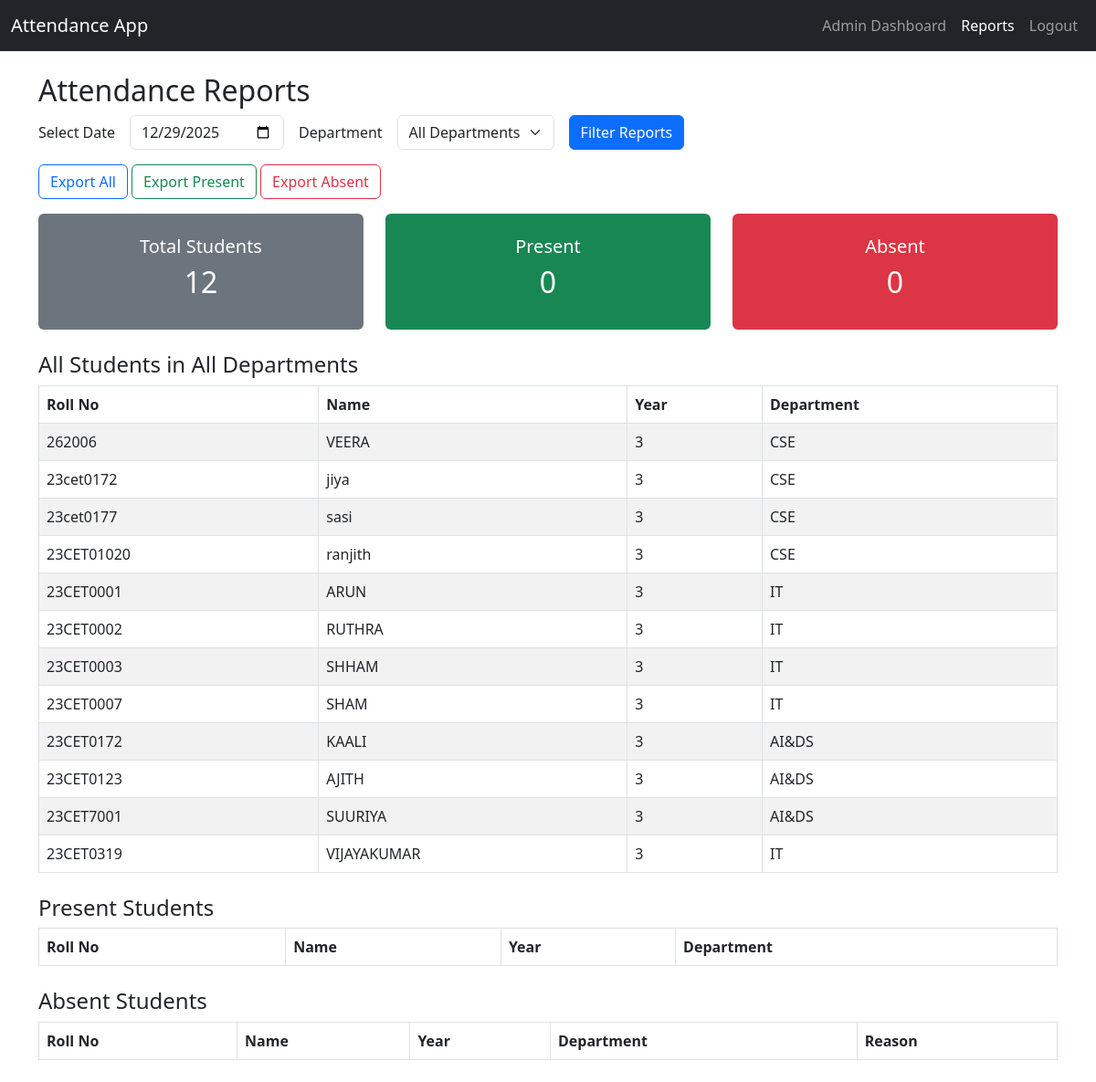
The app's page /report_page (signed in) with its own data.
### tables this page shows
CREATE TABLE students (
            id INTEGER PRIMARY KEY AUTOINCREMENT,
            name TEXT NOT NULL,
            roll_no TEXT UNIQUE NOT NULL,
            year INTEGER NOT NULL,
            department TEXT NOT NULL
        );

### app.py (the view)
@app.route("/report_page", methods=["GET"])
@login_required(role="admin")
def report_page():
    selected_date = request.args.get("date", date.today().isoformat())
    selected_dept = request.args.get("department", None)
    conn = get_db()
    cur = conn.cursor()
    cur.execute("SELECT DISTINCT department FROM students")
    all_departments = [row['department'] for row in cur.fetchall()]
    params = []
    dept_filter = ""
    if selected_dept and selected_dept != "":
        dept_filter = "AND s.department = ?"
        params.append(selected_dept)
    cur.execute(f"SELECT COUNT(*) FROM students s WHERE 1=1 {dept_filter}", params)
    total_students = cur.fetchone()[0]
    cur.execute(
        f"""SELECT COUNT(*) FROM attendance a
            JOIN students s ON a.student_id = s.id
            WHERE a.date = ? AND a.status = 'P' {dept_filter}""",
        [selected_date] + params)
    total_present = cur.fetchone()[0]
    cur.execute(
        f"""SELECT COUNT(*) FROM attendance a
            JOIN students s ON a.student_id = s.id
            WHERE a.date = ? AND a.status = 'A' {dept_filter}""",
        [selected_date] + params)
    total_absent = cur.fetchone()[0]
    if selected_dept and selected_dept != "":
        cur.execute("SELECT roll_no, name, year, department FROM students WHERE department = ?", (selected_dept,))
        all_students_list = cur.fetchall()
    else:
        cur.execute("SELECT roll_no, name, year, department FROM students")
        all_students_list = cur.fetchall()
    cur.execute(f"""
        SELECT s.roll_no, s.name, s.year, s.department
        FROM attendance a
        JOIN students s ON a.student_id = s.id
        WHERE a.date = ? AND a.status = 'P' {dept_filter}
    """, [selected_date] + params)
    present_students_list = cur.fetchall()
    cur.execute(f"""
        SELECT s.roll_no, s.name, s.year, s.department, a.reason
        FROM attendance a
        JOIN students s ON a.student_id = s.id
        WHERE a.date = ? AND a.status = 'A' {dept_filter}
    """, [selected_date] + params)
    absent_students_list = cur.fetchall()
    conn.close()
    return render_template(
        "report-page.html",
        total_students=total_students,
        total_present=total_present,
        total_absent=total_absent,
        selected_date=selected_date,
        selected_dept=selected_dept,
        all_departments=all_departments,
        all_students_list=all_students_list,
        present_students_list=present_students_list,
        absent_students_list=absent_students_list
    )

### app.py (called while the page is built)
def get_db():
    conn = sqlite3.connect("attendance.db")
    conn.row_factory = sqlite3.Row
    return conn

def login_required(role=None):
    def decorator(f):
        @wraps(f)
        def decorated_view(*args, **kwargs):
            if "user_id" not in session:
                return redirect(url_for("login"))
            if role and session.get("role") != role:
                return "Unauthorized", 403
            return f(*args, **kwargs)
        return decorated_view
    return decorator

### templates/report-page.html (shortened to what this page needs)
<!DOCTYPE html>
<html lang="en">
<head>
  <link href="https://cdn.jsdelivr.net/npm/bootstrap@5.3.0/dist/css/bootstrap.min.css" rel="stylesheet" />
</head>
<body>
  <nav class="navbar navbar-expand-lg navbar-dark bg-dark mb-4">
    <div class="container-fluid">
      <a class="navbar-brand" href="#">Attendance App</a>
      <div class="collapse navbar-collapse" id="navbarNav">
        <ul class="navbar-nav ms-auto">
          <li class="nav-item">
            <a class="nav-link" href="{{ url_for('admin') }}">Admin Dashboard</a>
          </li>
          <li class="nav-item">
            <a class="nav-link active" href="{{ url_for('report_page') }}">Reports</a>
          </li>
          <li class="nav-item">
            <a class="nav-link" href="{{ url_for('logout') }}">Logout</a>
          </li>
        </ul>
      </div>
    </div>
  </nav>
  <div class="container">
    <h2>Attendance Reports</h2>
    <form method="get" class="row g-3 mb-3 align-items-center">
      <div class="col-auto">
        <label for="date" class="col-form-label">Select Date</label>
      </div>
      <div class="col-auto">
        <input type="date" id="date" name="date" class="form-control" value="{{ selected_date }}" />
      </div>
      <div class="col-auto">
        <label for="department" class="col-form-label">Department</label>
      </div>
      <div class="col-auto">
        <select id="department" name="department" class="form-select">
          <option value="" {% if not selected_dept %}selected{% endif %}>All Departments</option>
        </select>
      </div>
      <div class="col-auto">
        <button type="submit" class="btn btn-primary">Filter Reports</button>
      </div>
    </form>
    <div class="mb-3">
      <a href="{{ url_for('export_attendance_csv', date=selected_date, department=selected_dept) }}" class="btn btn-outline-primary">Export All</a>
      <a href="{{ url_for('export_attendance_csv', date=selected_date, department=selected_dept, status='present') }}" class="btn btn-outline-success">Export Present</a>
      <a href="{{ url_for('export_attendance_csv', date=selected_date, department=selected_dept, status='absent') }}" class="btn btn-outline-danger">Export Absent</a>
    </div>
    <div class="row text-white mb-4">
      <div class="col-md-4">
        <div class="p-4 bg-secondary rounded text-center">
          <h5>Total Students</h5>
          <h2>{{ total_students }}</h2>
        </div>
      </div>
      <div class="col-md-4">
        <div class="p-4 bg-success rounded text-center">
          <h5>Present</h5>
          <h2>{{ total_present }}</h2>
        </div>
      </div>
      <div class="col-md-4">
        <div class="p-4 bg-danger rounded text-center">
          <h5>Absent</h5>
          <h2>{{ total_absent }}</h2>
        </div>
      </div>
    </div>
    <h4>All Students in {{ selected_dept if selected_dept else "All Departments" }}</h4>
    <table class="table table-bordered table-striped mb-4">
      <thead>
        <tr>
          <th>Roll No</th>
          <th>Name</th>
          <th>Year</th>
          <th>Department</th>
        </tr>
      </thead>
      <tbody>
        {% for student in all_students_list %}
        <tr>
          <td>{{ student['roll_no'] }}</td>
          <td>{{ student['name'] }}</td>
          <td>{{ student['year'] }}</td>
          <td>{{ student['department'] }}</td>
        </tr>
        {% endfor %}
      </tbody>
    </table>
    <h4>Present Students</h4>
    <table class="table table-bordered table-striped mb-4">
      <thead>
        <tr>
          <th>Roll No</th>
          <th>Name</th>
          <th>Year</th>
          <th>Department</th>
        </tr>
      </thead>
    </table>
    <h4>Absent Students</h4>
    <table class="table table-bordered table-striped mb-4">
      <thead>
        <tr>
          <th>Roll No</th>
          <th>Name</th>
          <th>Year</th>
          <th>Department</th>
          <th>Reason</th>
        </tr>
      </thead>
    </table>
  </div>
</body>
</html>

### records on screen
students: roll_no "262006", name "VEERA", year "3", department "CSE"
students: roll_no "23cet0172", name "jiya", year "3", department "CSE"
students: roll_no "23cet0177", name "sasi", year "3", department "CSE"
students: roll_no "23CET01020", name "ranjith", year "3", department "CSE"
students: roll_no "23CET0001", name "ARUN", year "3", department "IT"
students: roll_no "23CET0002", name "RUTHRA", year "3", department "IT"
students: roll_no "23CET0003", name "SHHAM", year "3", department "IT"
students: roll_no "23CET0007", name "SHAM", year "3", department "IT"
students: roll_no "23CET0172", name "KAALI", year "3", department "AI&DS"
students: roll_no "23CET0123", name "AJITH", year "3", department "AI&DS"
students: roll_no "23CET7001", name "SUURIYA", year "3", department "AI&DS"
students: roll_no "23CET0319", name "VIJAYAKUMAR", year "3", department "IT"

### other values on screen
{{ total_students }} "12"
{{ total_present }} "0"
{{ total_absent }} "0"
{{ selected_dept if selected_dept else "All Departments" }} "All Departments"
